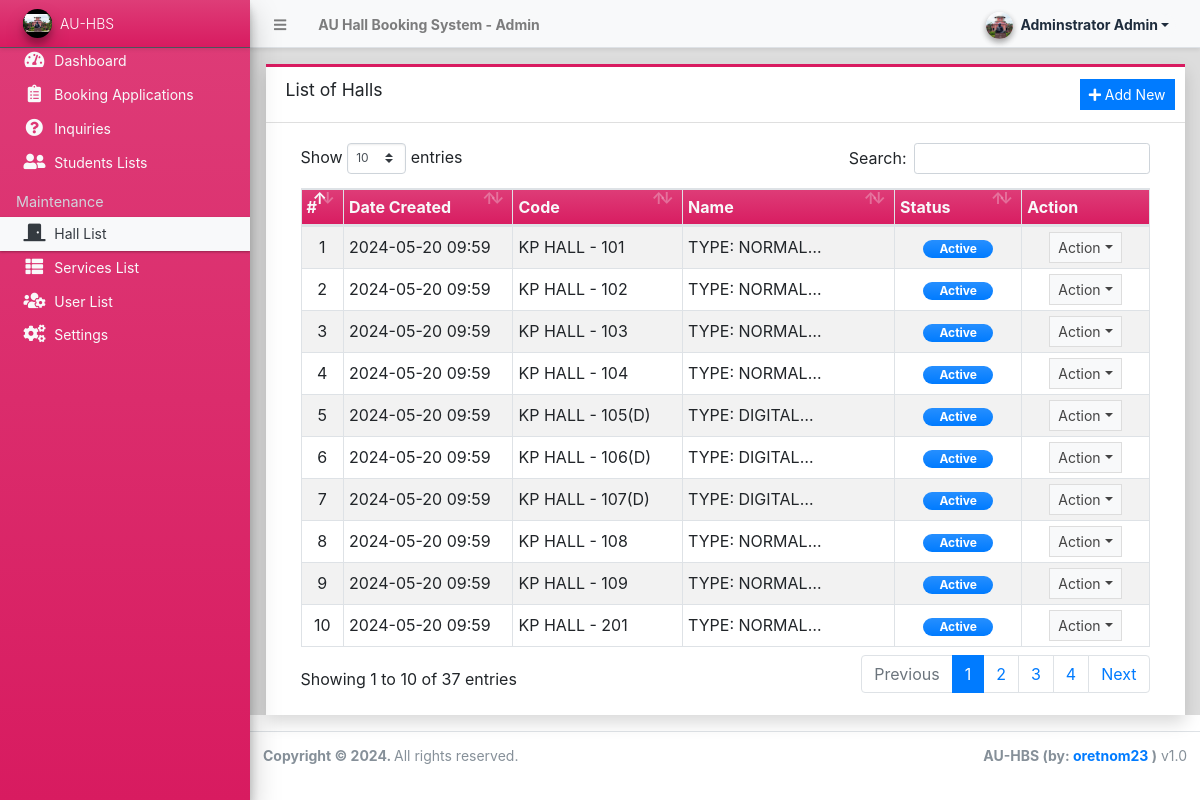
Screenshot of /admin/?page=halls (signed in) with the database file from the repository.
### tables this page shows
CREATE TABLE `hall_list` (
  `id` int(30) NOT NULL,
  `code` varchar(100) NOT NULL,
  `name` text NOT NULL,
  
  `description` text NOT NULL,
  `image_path` text DEFAULT NULL,
  `status` tinyint(1) NOT NULL DEFAULT 1,
  `delete_flag` tinyint(1) NOT NULL DEFAULT 0,
  `date_created` datetime NOT NULL DEFAULT current_timestamp(),
  `date_updated` datetime DEFAULT NULL ON UPDATE current_timestamp()
);

### config.php (called while the page is built, shortened)
<?php
require_once('classes/DBConnection.php');
require_once('classes/SystemSettings.php');
function validate_image($file){
	if(!empty($file)){
        $ex = explode('?',$file);
        $file = $ex[0];
        $param =  isset($ex[1]) ? '?'.$ex[1]  : '';
		if(is_file(base_app.$file)){
			return base_url.$file.$param;
		}else{
			return base_url.'dist/img/ceg4.jpg';
		}
	}else{
		return base_url.'dist/img/no-image-available.png';
	}
}
function isMobileDevice(){
    $aMobileUA = array(
        '/iphone/i' => 'iPhone',
        '/ipod/i' => 'iPod',
        '/ipad/i' => 'iPad',
        '/android/i' => 'Android',
        '/blackberry/i' => 'BlackBerry',
        '/webos/i' => 'Mobile'
    );
    return false;
}
?>

### classes/DBConnection.php (called while the page is built, shortened)
<?php
class DBConnection{
    private $host = DB_SERVER;
    private $username = DB_USERNAME;
    private $password = DB_PASSWORD;
    private $database = DB_NAME;
    public $conn;
    public function __construct(){
        if (!isset($this->conn)) {
            $this->conn = new mysqli($this->host, $this->username, $this->password, $this->database);
        }
    }
}
?>

### classes/SystemSettings.php (called while the page is built, shortened)
<?php
class SystemSettings extends DBConnection{
	function userdata($field = ''){
		if(!empty($field)){
			if(isset($_SESSION['userdata'][$field]))
				return $_SESSION['userdata'][$field];
			else
				return null;
		}else{
			return false;
		}
	}
	function info($field=''){
		if(!empty($field)){
			if(isset($_SESSION['system_info'][$field]))
				return $_SESSION['system_info'][$field];
			else
				return false;
		}else{
			return false;
		}
	}
}
$_settings = new SystemSettings();
?>

### admin/halls/index.php (the view, shortened to what this page needs)
<div class="card card-outline card-maroon rounded-0 shadow">
	<div class="card-header">
		<h3 class="card-title">List of Halls</h3>
		<div class="card-tools">
			<a href="javascript:void(0)" id="create_new" class="btn btn-flat btn-sm btn-primary"><span class="fas fa-plus"></span>  Add New</a>
		</div>
	</div>
	<div class="card-body">
		<div class="container-fluid">
        <div class="container-fluid">
			<table class="table table-bordered table-hover table-striped">
				<colgroup>
					<col width="5%">
					<col width="20%">
					<col width="20%">
					<col width="25%">
					<col width="15%">
					<col width="15%">
				</colgroup>
				<thead>
					<tr class="bg-gradient-maroon text-light">
						<th>#</th>
						<th>Date Created</th>
						<th>Code</th>
						<th>Name</th>
						<th>Status</th>
						<th>Action</th>
					</tr>
				</thead>
				<tbody>
					<?php
						$i = 1;
						$qry = $conn->query("SELECT * from `hall_list` where delete_flag = 0 order by `name` asc ");
						while($row = $qry->fetch_assoc()):
					?>
						<tr>
							<td class="text-center"><?php echo $i++; ?></td>
							<td class=""><?php echo date("Y-m-d H:i",strtotime($row['date_created'])) ?></td>
							<td class=""><?php echo $row['name'] ?></td>
							<td class=""><p class="m-0 truncate-1"><?php echo $row['description'] ?></p></td>
							<td class="text-center">
								<?php
									switch($row['status']){
										case 1:
											echo '<span class="badge badge-primary bg-gradient-primary px-3 rounded-pill">Active</span>';
											break;
									}
								?>
							</td>
							<td align="center">
								 <button type="button" class="btn btn-flat btn-default btn-sm dropdown-toggle dropdown-icon" data-toggle="dropdown">
				                  		Action
				                  </button>
							</td>
						</tr>
					<?php endwhile; ?>
				</tbody>
			</table>
		</div>
		</div>
	</div>
</div>

### admin/index.php (shortened to what this page needs)
<?php require_once('../config.php'); ?>
 <!DOCTYPE html>
<html lang="en" class="" style="height: auto;">
<?php require_once('inc/header.php') ?>
  <body class="sidebar-mini layout-fixed control-sidebar-slide-open layout-navbar-fixed sidebar-mini-md sidebar-mini-xs" data-new-gr-c-s-check-loaded="14.991.0" data-gr-ext-installed="" style="height: auto;">
    <div class="wrapper">
     <?php require_once('inc/topBarNav.php') ?>
     <?php require_once('inc/navigation.php') ?>
     <?php $page = isset($_GET['page']) ? $_GET['page'] : 'home';  ?>
      <div class="content-wrapper pt-3" style="min-height: 567.854px;">
        <section class="content">
          <div class="container-fluid">
            <?php
              if(!file_exists($page.".php") && !is_dir($page)){
                  include '404.html';
              }else{
                if(is_dir($page))
                  include $page.'/index.php';
                else
                  include $page.'.php';
              }
            ?>
          </div>
        </section>
      </div>
      <?php require_once('inc/footer.php') ?>
  </body>
</html>

### admin/inc/header.php (shortened to what this page needs)
<head>
    <link rel="stylesheet" href="<?php echo base_url ?>plugins/fontawesome-free/css/all.min.css">
    <link rel="stylesheet" href="<?php echo base_url ?>plugins/tempusdominus-bootstrap-4/css/tempusdominus-bootstrap-4.min.css">
  <link rel="stylesheet" href="<?php echo base_url ?>plugins/datatables-bs4/css/dataTables.bootstrap4.min.css">
  <link rel="stylesheet" href="<?php echo base_url ?>plugins/datatables-responsive/css/responsive.bootstrap4.min.css">
  <link rel="stylesheet" href="<?php echo base_url ?>plugins/datatables-buttons/css/buttons.bootstrap4.min.css">
  <link rel="stylesheet" href="<?php echo base_url ?>plugins/select2/css/select2.min.css">
  <link rel="stylesheet" href="<?php echo base_url ?>plugins/select2-bootstrap4-theme/select2-bootstrap4.min.css">
    <link rel="stylesheet" href="<?php echo base_url ?>plugins/icheck-bootstrap/icheck-bootstrap.min.css">
    <link rel="stylesheet" href="<?php echo base_url ?>plugins/jqvmap/jqvmap.min.css">
    <link rel="stylesheet" href="<?php echo base_url ?>plugins/fullcalendar/main.css">
    <link rel="stylesheet" href="<?php echo base_url ?>dist/css/adminlte.css">
    <link rel="stylesheet" href="<?php echo base_url ?>dist/css/custom.css">
    <link rel="stylesheet" href="<?php echo base_url ?>plugins/overlayScrollbars/css/OverlayScrollbars.min.css">
    <link rel="stylesheet" href="<?php echo base_url ?>plugins/daterangepicker/daterangepicker.css">
    <link rel="stylesheet" href="<?php echo base_url ?>plugins/summernote/summernote-bs4.min.css">
  <link rel="stylesheet" href="<?php echo base_url ?>plugins/sweetalert2-theme-bootstrap-4/bootstrap-4.min.css">
  </head>

### admin/inc/topBarNav.php (shortened to what this page needs)
<nav class="main-header navbar navbar-expand navbar-light text-sm shadow-sm">
  <ul class="navbar-nav">
    <li class="nav-item">
    <a class="nav-link" data-widget="pushmenu" href="#" role="button"><i class="fas fa-bars"></i></a>
    </li>
    <li class="nav-item d-none d-sm-inline-block">
      <a href="<?php echo base_url ?>" class="nav-link"><b><?php echo (!isMobileDevice()) ? $_settings->info('name'):$_settings->info('short_name'); ?> - Admin</b></a>
    </li>
  </ul>
  <ul class="navbar-nav ml-auto">
    <li class="nav-item">
      <div class="btn-group nav-link">
            <button type="button" class="btn btn-rounded badge badge-light dropdown-toggle dropdown-icon" data-toggle="dropdown">
              <span><img src="<?php echo validate_image($_settings->userdata('avatar')) ?>" class="img-circle elevation-2 user-img" alt="User Image"></span>
              <span class="ml-3"><?php echo ucwords($_settings->userdata('firstname').' '.$_settings->userdata('lastname')) ?></span>
            </button>
        </div>
    </li>
  </ul>
</nav>

### admin/inc/navigation.php (shortened to what this page needs)
<aside class="main-sidebar sidebar-dark-light elevation-4 sidebar-no-expand bg-gradient-maroon">
  <a href="<?php echo base_url ?>admin" class="brand-link bg-transparent text-sm shadow-sm bg-gradient-maroon">
  <img src="<?php echo validate_image($_settings->info('logo'))?>" alt="Store Logo" class="brand-image img-circle elevation-3 bg-black" style="width: 1.8rem;height: 1.8rem;max-height: unset;object-fit:scale-down;object-position:center center">
  <span class="brand-text font-weight-light"><?php echo $_settings->info('short_name') ?></span>
  </a>
  <div class="sidebar os-host os-theme-light os-host-overflow os-host-overflow-y os-host-resize-disabled os-host-transition os-host-scrollbar-horizontal-hidden">
    <div class="os-content-glue" style="margin: 0px -8px; width: 249px; height: 646px;"></div>
    <div class="os-padding">
      <div class="os-viewport os-viewport-native-scrollbars-invisible" style="overflow-y: scroll;">
        <div class="os-content" style="padding: 0px 8px; height: 100%; width: 100%;">
          <nav class="">
             <ul class="nav nav-pills nav-sidebar flex-column text-sm nav-compact nav-flat nav-child-indent nav-collapse-hide-child text-dark" data-widget="treeview" role="menu" data-accordion="false">
              <li class="nav-item dropdown">
                <a href="./" class="nav-link text-light nav-home">
                  <i class="nav-icon fas fa-tachometer-alt"></i>
                  <p>
                    Dashboard
                  </p>
                </a>
              </li>
              <li class="nav-item">
                <a href="<?php echo base_url ?>admin/?page=bookings" class="nav-link text-light nav-bookings">
                  <i class="nav-icon fas fa-clipboard-list"></i>
                  <p>
                    Booking Applications
                  </p>
                </a>
              </li>
              <li class="nav-item">
                <a href="<?php echo base_url ?>admin/?page=inquiries" class="nav-link text-light nav-inquiries">
                  <i class="nav-icon fas fa-question-circle"></i>
                  <p>
                    Inquiries
                  </p>
                </a>
              </li>
              <li class="nav-item">
                <a href="<?php echo base_url ?>admin/?page=clients" class="nav-link text-light nav-clients">
                  <i class="nav-icon fas fa-user-friends"></i>
                  <p>
                    Students Lists
                  </p>
                </a>
              </li>
              <?php if($_settings->userdata('type') == 1): ?>
              <li class="nav-header">Maintenance</li>
              <li class="nav-item dropdown">
                <a href="<?php echo base_url ?>admin/?page=halls" class="nav-link text-light nav-halls">
                  <i class="nav-icon fas fa-door-closed"></i>
                  <p>
                    Hall List
                  </p>
                </a>
              </li>
              <li class="nav-item dropdown">
                <a href="<?php echo base_url ?>admin/?page=services" class="nav-link text-light nav-packages">
                  <i class="nav-icon fas fa-th-list"></i>
                  <p>
                    Services List
                  </p>
                </a>
              </li>
              <li class="nav-item dropdown">
                <a href="<?php echo base_url ?>admin/?page=user/list" class="nav-link text-light nav-user_list">
                  <i class="nav-icon fas fa-users-cog"></i>
                  <p>
                    User List
                  </p>
                </a>
              </li>
              <li class="nav-item dropdown">
                <a href="<?php echo base_url ?>admin/?page=system_info" class="nav-link text-light nav-system_info">
                  <i class="nav-icon fas fa-cogs"></i>
                  <p>
                    Settings
                  </p>
                </a>
              </li>
              <?php endif; ?>
            </ul>
          </nav>
        </div>
      </div>
    </div>
  </div>
</aside>

### admin/inc/footer.php (shortened to what this page needs)
<footer class="main-footer text-sm">
        <strong>Copyright © <?php echo date('Y') ?>.
        </strong>
        All rights reserved.
        <div class="float-right d-none d-sm-inline-block">
          <b><?php echo $_settings->info('short_name') ?> (by: <a href="mailto:oretnom23@gmail.com" target="blank">oretnom23</a> )</b> v1.0
        </div>
      </footer>
    </div>

### admin/inc/topBarNav.php (style rules this page uses)
.user-img { position: absolute; height: 27px; width: 27px; object-fit: cover; left: -7%; top: -12%; }
.btn-rounded { border-radius: 50px; }

### rows the page displays
hall_list: date_created "2024-05-20 09:59", name "KP HALL - 101", description "TYPE:…", status "Active"
hall_list: date_created "2024-05-20 09:59", name "KP HALL - 102", description "TYPE:…", status "Active"
hall_list: date_created "2024-05-20 09:59", name "KP HALL - 103", description "TYPE:…", status "Active"
hall_list: date_created "2024-05-20 09:59", name "KP HALL - 104", description "TYPE:…", status "Active"
hall_list: date_created "2024-05-20 09:59", name "KP HALL - 105(D)", description "TYPE:…", status "Active"
hall_list: date_created "2024-05-20 09:59", name "KP HALL - 106(D)", description "TYPE:…", status "Active"
hall_list: date_created "2024-05-20 09:59", name "KP HALL - 107(D)", description "TYPE:…", status "Active"
hall_list: date_created "2024-05-20 09:59", name "KP HALL - 108", description "TYPE:…", status "Active"
hall_list: date_created "2024-05-20 09:59", name "KP HALL - 109", description "TYPE:…", status "Active"
hall_list: date_created "2024-05-20 09:59", name "KP HALL - 201", description "TYPE:…", status "Active"

### other values shown
$_settings->info('name') "AU Hall Booking System"
$_settings->userdata('firstname').' '.$_settings->userdata('lastname') "Adminstrator Admin"
$_settings->info('short_name') "AU-HBS"
